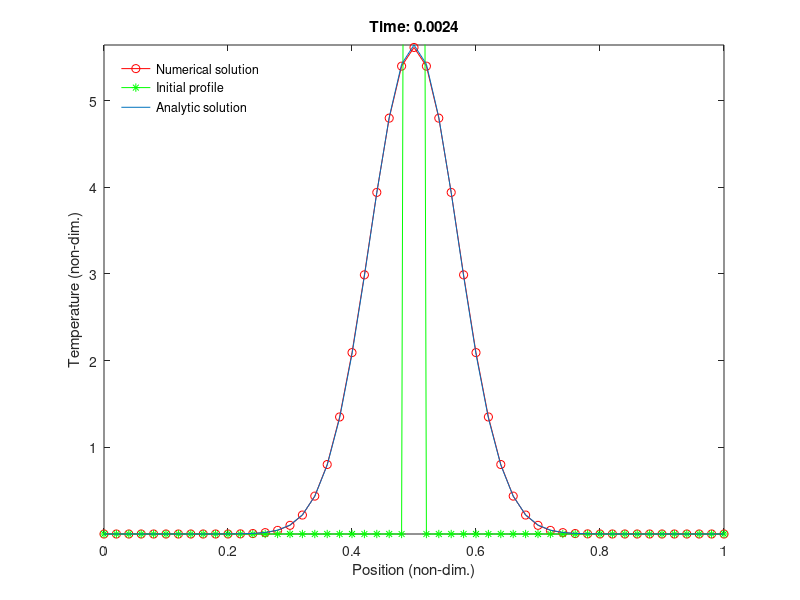
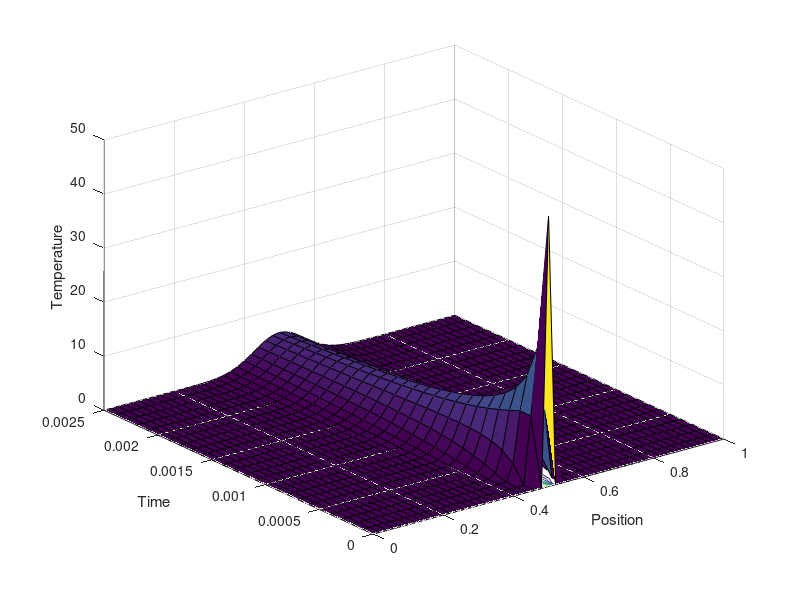

These charts were generated, in order, by the following MATLAB code:
% diffusion_ftcs.m
% Solve the 1-D diffusion equation for an initial spike profile 
% with Dirichlet conditions using FTCS, in a matrix formulation

% Clear memory and show only a few digits
clear all; format short;

% Thermal conductivity
kappa=1;

% Time step and spatial step
tau=1e-4;
h=0.02;

% Number of time steps
nsteps=25;

% Calculate the ratio tau/(th/2), where th is the approximate diffusion
% time for one spatial step h, and display
th=h^2/kappa;
disp(['Ratio tau/(0.5*th): ',num2str(tau/(0.5*th))]);

% Vector of x values
x=0:h:1;
L=length(x);

% Construct the matrix D associated with the second spatial 
% derivative and the boundary conditions
D=-2*eye(L);
D=D+diag(ones(L-1,1),+1)+diag(ones(L-1,1),-1);
D=kappa*tau*D/h^2;

% Impose the Dirichlet boundary conditions
D(1,:)=zeros(1,L);
D(L,:)=zeros(1,L);

% Construct the update matrix
A=eye(L)+D;

% Initial conditions: a spike at x = 1/2
temp1=zeros(L,1);
temp1(round(L/2))=1/h;
temp=temp1;

% Record T(x,t) matrix for visualisation
temp_xt(:,1)=temp;

% March forwards in time
time(1)=0;
figure(1);
for n=1:nsteps

    % Update the time and the temperature profile
    time(n+1)=time(n)+tau;
    temp=A*temp;
    
    % Calculate the profile for the (approximate) analytic solution
    sig=sqrt(2*kappa*time(n+1));
    temp_an=exp(-(x-0.5).^2/(2*sig^2))/(sqrt(2*pi)*sig);
    
    % Plot the temperature versus position, the initial temperature
    % profile, and the analytic values, with annotations
    plot(x,temp,'ro-',x,temp1,'g-*',x,temp_an)
    xlabel('Position (non-dim.)');
    ylabel('Temperature (non-dim.)');
    handle=legend('Numerical solution','Initial profile',...
      'Analytic solution');
    set (handle,'Box','off','Location','NorthWest')
    title(['Time: ',num2str( time(n))]);
    if (n > nsteps/2) % Follow evolution more closely near end
      axis([0 1 min(temp_an) max(temp_an)]);
    end
    drawnow; pause(0.01);
    
    % Record T(x,t) matrix for visualisation
    temp_xt(:,n+1)=temp;
    
end

% Visualisation of temperature versus position and time. MATLAB
% uses a surfc(x(i),y(j),z(j,i)) convention, hence the transpose
figure(2);
surfc(x,time,temp_xt');
%shading interp;
xlabel('Position'); ylabel('Time'); zlabel('Temperature');
